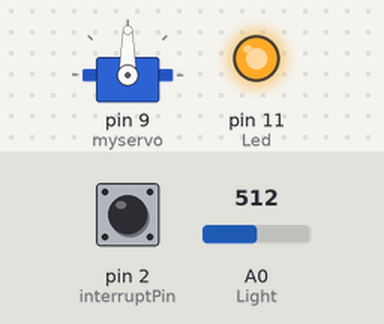
The sketch below on a simulated Arduino Uno, built with avr-gcc and run on an emulated ATmega328P. On the bench: servo, output pins drawn as LEDs (lit = HIGH). The inputs (shaded band) are chosen by the test bench; at power-on: pin 2 (interruptPin) HIGH, A0 (Light) = 512. What the sketch prints to the serial monitor is not drawn.

Above: at 1.2 s.
1.3 s: pin 2 (interruptPin) pulled LOW for 1 s
At 4.0 s:
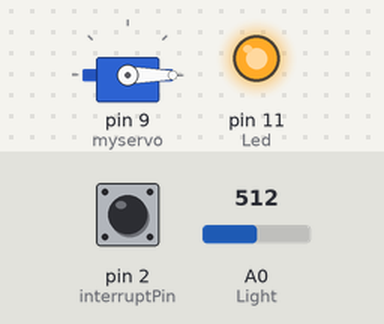
4.6 s: A0 (Light) set to 477
6.1 s: A0 (Light) set to 451
At 7.7 s:
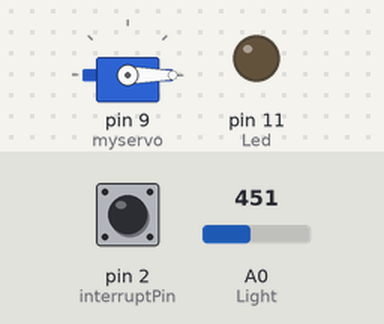
8.2 s: pin 2 (interruptPin) pulled LOW for 0.15 s
At 9.2 s:
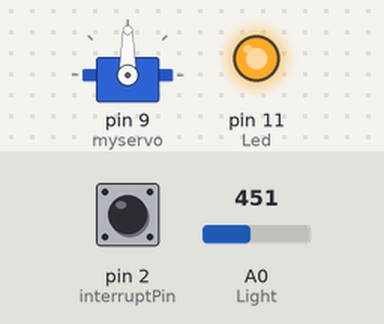
9.8 s: pin 2 (interruptPin) pulled LOW for 3.2 s
At 11.8 s:
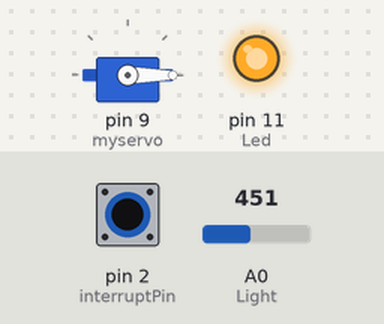
15.1 s: A0 (Light) set to 418
16.7 s: A0 (Light) set to 395
At 18.6 s:
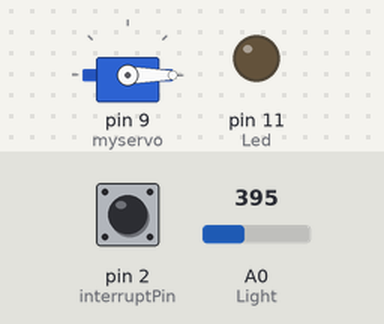
Timing chart, 0 to 19.8 s (numbered marks = the images above; inputs shaded):
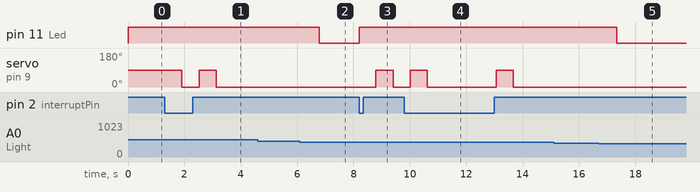

The sketch:

GrayScalerTest.ino
```cpp
//本历程为灰度传感器测试程序
#include <Servo.h>

Servo myservo;  // create servo
int Light= 14;
int Led = 11;
int sensorValue = 0;
int flag = 0;
const byte interruptPin = 2;
int value1=0,value2=0;

void setup() {
  // put your setup code here, to run once:
  pinMode(Light,INPUT);
  pinMode(Led,OUTPUT);
  Serial.begin(9600);
   myservo.attach(9);
   digitalWrite(Led,HIGH);

   pinMode(interruptPin, INPUT_PULLUP);
  attachInterrupt(digitalPinToInterrupt(interruptPin), blink, CHANGE);
}

void loop() {
  // put your main code here, to run repeatedly:
  while(1)
  {
    if(flag == 1)
    {
      myservo.write(90);
      delay(500);
      sensorValue = analogRead(Light);
      delay(100);
      Serial.print(sensorValue);
delay(10);
  value1 = sensorValue;
  flag++;
/*      if(sensorValue > 510 && sensorValue < 550)
      {
        flag++;
      }
  */
    }
    if(flag == 2)
    {
      myservo.write(0);
      delay(500);
      sensorValue = analogRead(Light);
      delay(100);
      Serial.print(sensorValue);
delay(10);

value2 = sensorValue;
  if(value1 - value2 >45)
  flag++;
  /*    if(sensorValue > 450 && sensorValue < 490)
      {
        flag++;
      }*/
    }
    if(flag == 3)
    {
      while(flag == 3)
      {
         digitalWrite(Led,LOW);       delay(1000);
         Serial.print("      ");Serial.print(flag);
      }

    }


  }

}


void blink() {
flag = 1;Serial.print("      ");
Serial.print(flag); digitalWrite(Led,HIGH);

}
```

Measured:
- the behaviour switches between 467 and 466 on A0 (Light) (found by bisection; images 1 and 2)
- the behaviour switches between 406 and 405 on A0 (Light) (found by bisection; images 4 and 5)
- after the input at 1.3 s, servo on pin 9 (myservo): 90° → 0° after 0.61 s, → 90° 0.61 s later, → 0° 0.61 s later
- after the input at 4.6 s, every drawn part: stays the same
- after the input at 6.1 s, pin 11 (Led): HIGH → LOW after 0.69 s
- after the input at 8.2 s, pin 11 (Led): LOW → HIGH at once; servo on pin 9 (myservo): 0° → 90° after 0.59 s, → 0° 0.61 s later
- after the input at 9.8 s, servo on pin 9 (myservo): alternates 90° for 0.61 s and 0° for 2.4 s, starting after 0.21 s
- after the input at 15.1 s, every drawn part: stays the same
- after the input at 16.7 s, pin 11 (Led): HIGH → LOW after 0.64 s
